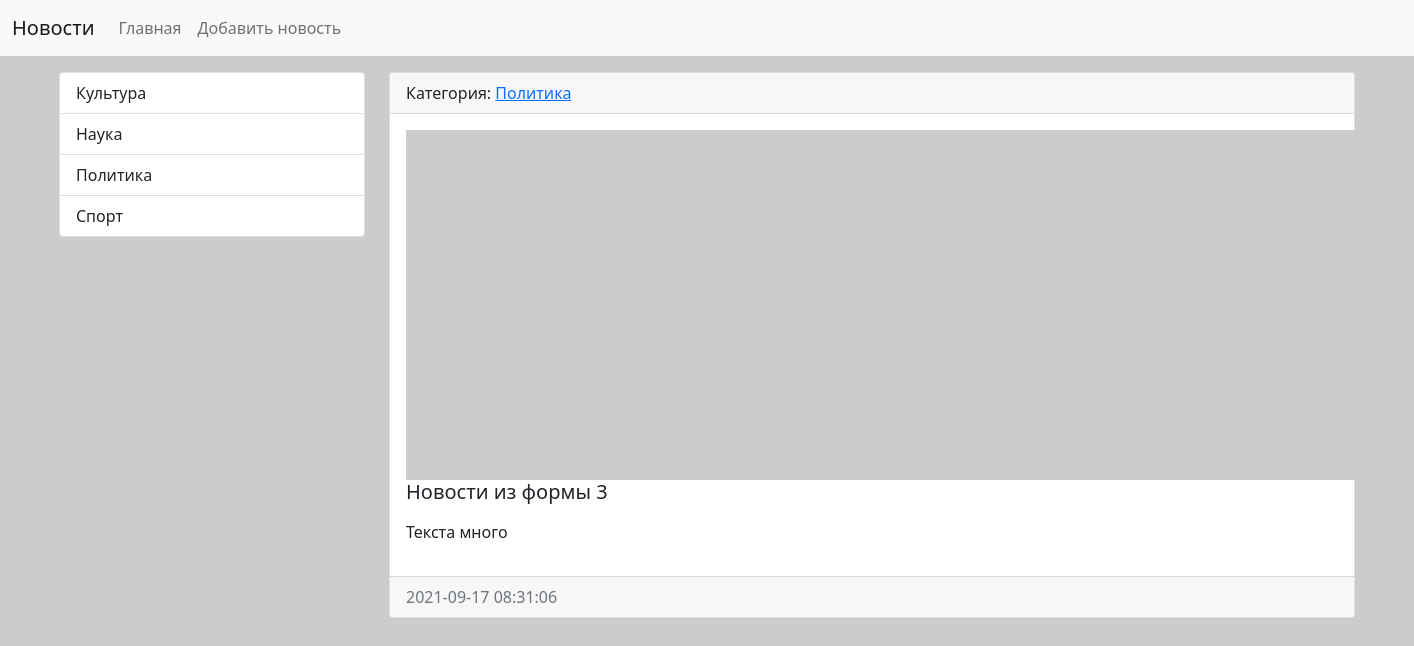
Screenshot of /news/10/ with the database file from the repository.
### news/models.py (models this page shows, shortened)
class Category(models.Model):
    title = models.CharField(max_length=150, db_index=True, verbose_name="Наименование категории")
    def __str__(self):
        return self.title
    def get_absolute_url(self):
        return reverse('category', kwargs={'category_id': self.pk})
    class Meta:
        verbose_name = "Категория"
        verbose_name_plural = "Категории"
        ordering = ["title"]

class News(models.Model):
    title = models.CharField(max_length=150, verbose_name="Наименование")
    content = models.TextField(blank=True, verbose_name="Контент")
    created_at = models.DateTimeField(auto_now_add=True, verbose_name="Дата публикации")
    updated_at = models.DateTimeField(auto_now=True, verbose_name="Обновленно")
    photo = models.ImageField(upload_to="photos/%Y/%m/%d/", verbose_name="Фото", blank=True)
    is_published = models.BooleanField(default=True, verbose_name="Опубликовано")
    category = models.ForeignKey("Category", on_delete=models.PROTECT, verbose_name="Категория")
    def get_absolute_url(self):
        return reverse('view_news', kwargs={'pk': self.pk})
    class Meta:
        verbose_name = "Новость"
        verbose_name_plural = "Новости"
        ordering = ["-created_at"]

### news/views.py (the view)
# urls.py: path('news/<int:pk>/', ViewNews.as_view(), name='view_news'),
class ViewNews(DetailView):
    model = News
    context_object_name = 'news_item'

### news/templatetags/news_tags.py (called while the page is built)
@register.inclusion_tag('news/list_categories.html')
def show_categories(arg1='Hello', arg2='World'):
    categories = Category.objects.all()
    return {'categories': categories, 'arg1': arg1, 'arg2': arg2}

### news/templates/news/news_detail.html (shortened to what this page needs)
{% extends 'news/base.html' %}
{% block sidebar %}
    {% include 'news/inc/_sidebar.html' %}
{% endblock %}
{% block content %}
    <div class="card mb-3">
        <div class="card-header">
            Категория: <a href="{{ news_item.get_absolute_url }}">{{ news_item.category }}</a>
        </div>
        <div class="card-body">
            {% if news_item.photo %}
                <img src=" {{ news_item.photo.url }} " alt="" width="350" class="mr-3 float-left">
            {% else %}
                <img src="https://picsum.photos/id/1060/350/300/?blur=2" alt="" class="mr-3 float-left">
            {% endif %}
            <h5 class="card-title">{{ news_item.title }}</h5>
            <p class="card-text">{{ news_item.content|safe|linebreaks }}</p>
        </div>
        <div class="card-footer text-muted">
            {{ news_item.created_at|date:"Y-m-d H:i:s" }}
        </div>
    </div>
{% endblock %}

### news/templates/news/list_categories.html
<div class="list-group">
    {% for item in categories %}
        <a href="{{ item.get_absolute_url }}" class="list-group-item list-group-item-action">
            {{ item.title }}
        </a>
    {% endfor %}
</div>

### rows the page displays
Category: title "Культура"
Category: title "Наука"
Category: title "Политика"
Category: title "Спорт"
News: category "Политика", title "Новости из формы 3", content "Текста много", created_at "2021-09-17 08:31:06"
